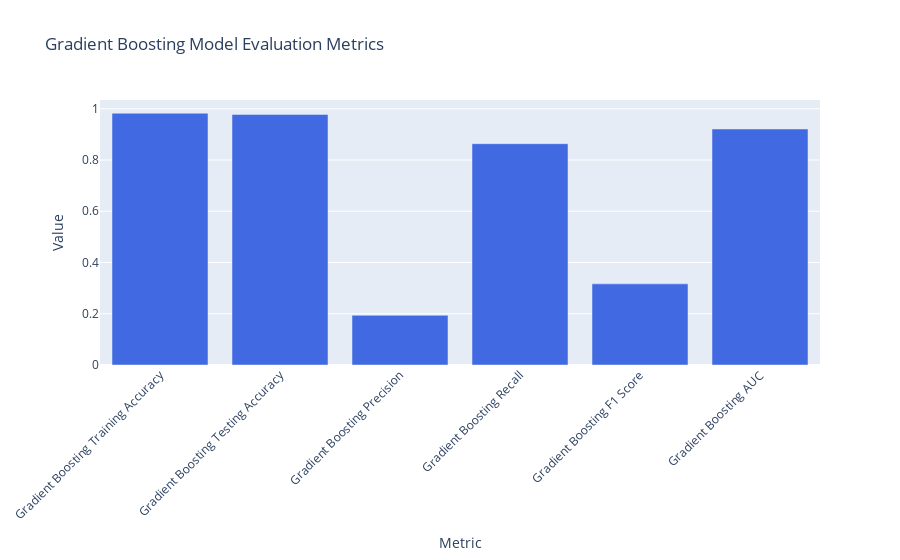

The cell this chart's notebook holds for it:
### Code cell
# Convert the 'Metric' column to a category type for proper ordering in Plotly
metrics_df_gb['Metric'] = pd.Categorical(metrics_df_gb['Metric'], categories=[
    "Gradient Boosting Training Accuracy", "Gradient Boosting Testing Accuracy", 
    "Gradient Boosting Precision", "Gradient Boosting Recall", 
    "Gradient Boosting F1 Score", "Gradient Boosting AUC"
], ordered=True)

# Sort the DataFrame by the 'Metric' column to ensure the bars are in the desired order
metrics_df_gb_sorted = metrics_df_gb.sort_values('Metric')

# Create a Plotly bar chart for Gradient Boosting evaluation metrics
fig_gb = go.Figure()

fig_gb.add_trace(go.Bar(
    x=metrics_df_gb_sorted['Metric'],
    y=metrics_df_gb_sorted['Value'],
    marker_color='RoyalBlue'
))

fig_gb.update_layout(
    title='Gradient Boosting Model Evaluation Metrics',
    xaxis_title='Metric',
    yaxis_title='Value',
    xaxis_tickangle=-45
)

fig_gb.show()

### Figure 1 — Plotly figure (JSON) as saved in the notebook; plotly's stock layout.template omitted (floating-point values rounded to 4 significant figures)
{"data": [{"marker": {"color": "RoyalBlue"}, "type": "bar", "x": ["Gradient Boosting Training Accuracy", "Gradient Boosting Testing Accuracy", "Gradient Boosting Precision", "Gradient Boosting Recall", "Gradient Boosting F1 Score", "Gradient Boosting AUC"], "y": [0.9825, 0.9777, 0.1939, 0.8636, 0.3167, 0.921]}], "layout": {"title": {"text": "Gradient Boosting Model Evaluation Metrics"}, "xaxis": {"tickangle": -45, "title": {"text": "Metric"}}, "yaxis": {"title": {"text": "Value"}}}}
